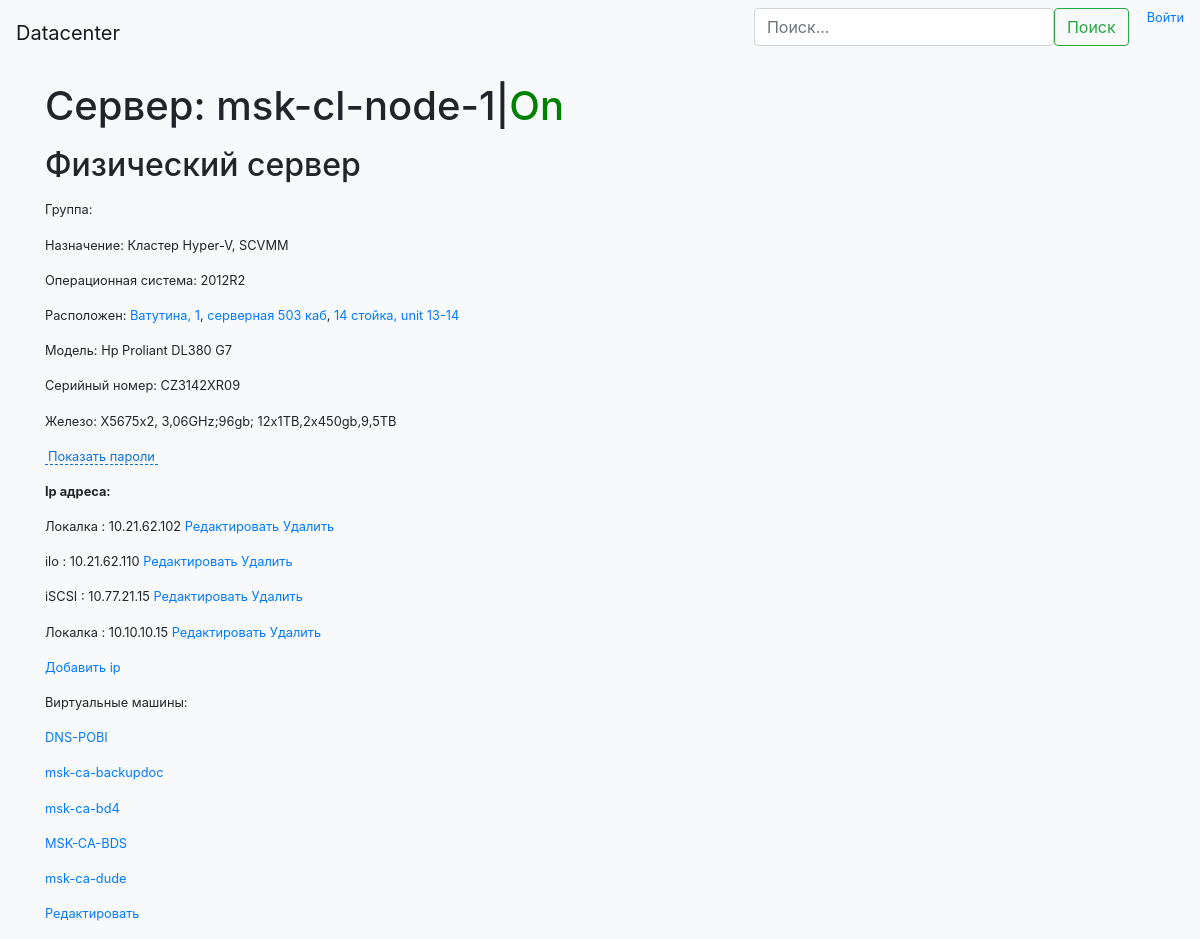
The page /server/46 on the database as committed earlier.
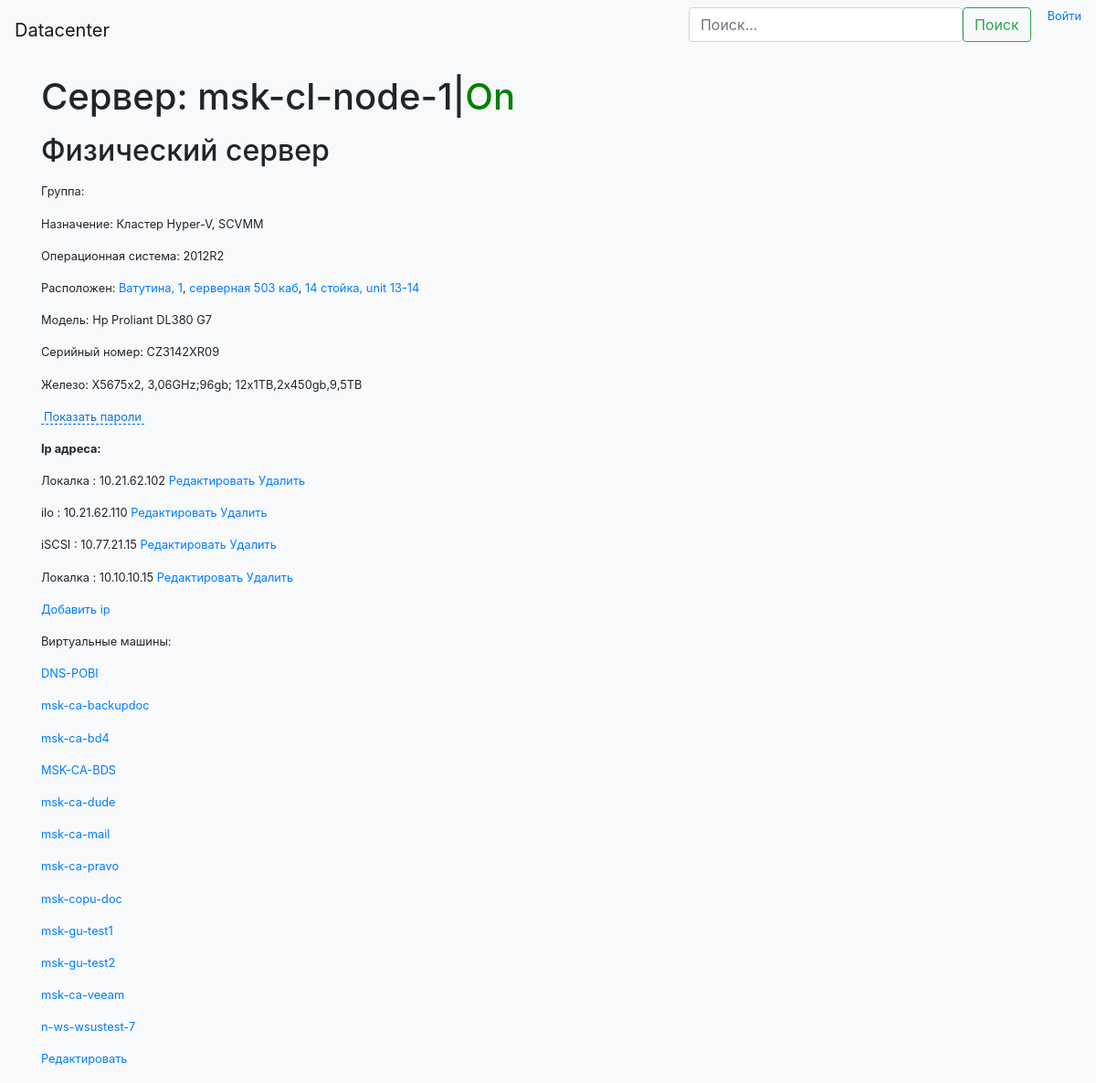
The same page on the database as committed later.
### server_list/models.py (models this page shows, shortened)
class Server(models.Model):
    locations = {0: "front", 1: "back", 2: "full"}
    hostname = models.CharField(max_length=50)
    model = models.CharField(max_length=50, blank=True)  # separate table?
    is_physical = models.BooleanField(default=True)
    host_machine = models.ForeignKey('self', on_delete=models.SET_DEFAULT, default=None, blank=True, null=True)
    is_on = models.BooleanField(default=True)
    os = models.CharField(max_length=50, blank=True)  # separate table?
    purpose = models.CharField(max_length=200, blank=True)
    description = models.CharField(max_length=500, blank=True)
    serial_num = models.CharField(max_length=100, blank=True)
    specs = models.CharField(max_length=200, blank=True)  # as field in separate table "model"?
    sensitive_data = models.CharField(max_length=200, blank=True)  # add encryption?
    segments = models.ManyToManyField(Segment, through='Ip')
    height = models.IntegerField(blank=True, null=True)
    unit = models.IntegerField(blank=True, null=True)
    location = models.IntegerField(blank=True, null=True)
    rack = models.ForeignKey(Rack, on_delete=models.SET_DEFAULT, default=None, blank=True, null=True)
    group = models.ForeignKey(ServerGroup, on_delete=models.SET_DEFAULT, default=None, blank=True, null=True)
    def __str__(self):
        return self.hostname
    def get_unit_string(self):
        return str(self.unit) if self.height == 1 else str(self.unit) + "-" + str(self.unit + self.height - 1)

class Territory(models.Model):
    name = models.CharField(max_length=50)
    address = models.CharField(max_length=200, blank=True)
    description = models.CharField(max_length=500, blank=True)

class Room(models.Model):
    name = models.CharField(max_length=50)
    description = models.CharField(max_length=500, blank=True)
    territory = models.ForeignKey(Territory, on_delete=models.SET_DEFAULT, default=None)

class Rack(models.Model):
    name = models.CharField(max_length=50)
    description = models.CharField(max_length=500, blank=True)
    room = models.ForeignKey(Room, on_delete=models.SET_DEFAULT, default=None)
    serial_number = models.CharField(max_length=100, blank=True)
    size = models.IntegerField(default=0)
    topdown = models.BooleanField(default=False)

class Segment(models.Model):
    name = models.CharField(max_length=50)
    description = models.CharField(max_length=200, blank=True)
    is_root_segment = models.BooleanField(default=False)
    parent_segment = models.ForeignKey('self', on_delete=models.SET_DEFAULT, default=None, blank=True, null=True)

class Ip(models.Model):
    mask_as_int = models.IntegerField()
    gateway_as_int = models.IntegerField()
    server = models.ForeignKey(Server, on_delete=models.CASCADE)
    segment = models.ForeignKey(Segment, on_delete=models.CASCADE)
    ip_as_string = models.CharField(max_length=20)

### server_list/views.py (the view)
# urls.py: url(r'^server/(?P<server_id>\d*)', views.server_view, name='server_view'),
def server_view(request, server_id):
    try:
        server = Server.objects.get(pk=server_id)
    except Server.DoesNotExist:
        raise Http404("No server found")
    ip_list = []
    for ip in server.ip_set.all():
        ip_list.append((ip.segment.name, ip.ip_as_string, ip.id))
    data_dict = {"server_id": server_id,
                 "model": server.model,
                 "hostname": server.hostname,
                 "power_state": server.is_on,
                 "os": server.os,
                 "purpose": server.purpose,
                 "ip_list": ip_list,
                 "serial_number": server.serial_num,
                 "specs": server.specs,
                 "root_ip_list": (server.ip_set.filter(segment__is_root_segment=True).distinct()),
                 "group": server.group,
                 }
    if server.is_physical:
        rack = server.rack
        room = rack.room
        territory = room.territory
        data_dict.update({"is_physical": True,
                          "unit": server.get_unit_string(),
                          "territory": territory,
                          "room": room,
                          "rack": rack,
                          "vm_list": server.server_set.all()})
    else:
        data_dict.update({"is_physical": False,
                          "host_machine": server.host_machine.hostname,
                          "host_machine_id": server.host_machine.id,
                          })
    return render(request, os.path.join('server_list', 'server_view.html'), {'server_dict': data_dict})

### server_list/templatetags/server_list_extras.py (called while the page is built)
@register.filter()
def get_dict_item(value, arg):
    value = value.get(arg)
    print("value", value)
    return value if value is not None else "none"

### server_list/templates/server_list/server_view.html (shortened to what this page needs)
{% extends 'server_list/navbar.html' %}
{% load server_list_extras %}
{% block content %}
<div class="container">
    <header>
        <h1><p>Сервер: {{ server_dict|get_dict_item:"hostname" }}{% if server_dict|get_dict_item:"power_state" %}|<font color="green">On</font>{% else %}<font color="red">Off</font>{%endif%}</p>
        </h1>
        <h2>
            {% if server_dict|get_dict_item:"is_physical" %}
            <p>Физический сервер</p>
            {%else%}
            <p>Виртуальная машина на <a href="{% url 'server_view' server_dict|get_dict_item:'host_machine_id' %}">{{server_dict|get_dict_item:"host_machine"}}</a></p>
            {%endif%}
        </h2>
    </header>
    {% with group=server_dict|get_dict_item:"group" %}
    {% if group %}
    <p>Группа: <a href="{%url 'list'%}?group={{group.id}}">{{group.name}}</a></p>
    {% endif %}
    {% endwith %}
    <p>Назначение: {{server_dict|get_dict_item:"purpose"}}</p>
    <p>Операционная система: {{server_dict|get_dict_item:"os"}}</p>
    {% if server_dict|get_dict_item:"is_physical" %}
    <p>Расположен: <a href="{% url 'territory_view' server_dict.territory.id %} ">{{server_dict.territory.name}}</a>,
        <a href="{% url 'room_view' server_dict.room.id %} ">{{server_dict.room.name}}</a>,
        <a href="{% url 'rack_view' server_dict.rack.id  %}">{{server_dict.rack.name}}, unit
            {{server_dict|get_dict_item:"unit"}}</a></p>
    {%endif%}
    {% if server_dict|get_dict_item:"is_physical" %}
    <p>Модель: {{server_dict|get_dict_item:"model"}}</p>
    <p>Серийный номер: {{server_dict|get_dict_item:"serial_number"}}</p>
    <p>Железо: {{server_dict|get_dict_item:"specs"}}</p>
    {% endif %}
    <p><a href="#" class="spoiler-trigger"><span>Показать пароли</span></a></p>
    <p><strong>Ip адреса:</strong></p>
    {% for ip in server_dict|get_dict_item:"ip_list"%}
    <p>{{ip.0}} : {{ip.1}} <a href="javascript:void(0);" onclick="open_window('{% url 'ip_edit' ip.2 %}', 'Edit ip');">Редактировать</a>
        <a href="javascript:void(0);" onclick="ajax_delete_ip({{ip.2}})">Удалить</a></p>
    {% endfor %}
    <p><a href="javascript:void(0);" onClick="open_window('{% url 'ip_new' server_dict.server_id %}', 'Добавить ip');">Добавить ip</a></p>
    {% if server_dict|get_dict_item:"vm_list" %}
    <p>Виртуальные машины:</p>
    {% endif %}
    {% for s in server_dict|get_dict_item:"vm_list"%}
    <p><a href="{% url 'server_view' s.id %}">{{s.hostname}}</a></p>
    {% endfor %}
    <p><a href="{% url 'server_edit' server_dict|get_dict_item:'server_id'%}">Редактировать</a></p>
</div>
{% endblock %}

### server_list/templates/server_list/navbar.html (shortened to what this page needs)
<!DOCTYPE html>
{% load staticfiles %}
<html lang="en">
<head>
    <link type="text/css" rel="stylesheet" href="{% static 'server_list/css/bootstrap.min.css' %}"
          media="screen,projection"/>
</head>
<body class="bg-light">
<nav class="nav navbar navbar-expand-lg navbar-light bg-light">
    <a class="navbar-brand" href="{% url 'list' %}">Datacenter</a>
    <div class="collapse navbar-collapse" id="navbarSupportedContent">
        <ul class="nav navbar-nav">
            <li class="nav-item">
                <form id="searchform" class="form-inline my-2 my-lg-0" method="POST" autocomplete="off"
                      action="{% url 'search'%}">
                    <div class="autocomplete" id="autocomplete" style="width:300px;">
                        <input class="form-control mr-sm-2" name="searchInput" type="search" placeholder="Поиск..."
                               id="myInput" style="width:100%">
                    </div>
                    <button class="btn btn-outline-success my-2 my-sm-0" type="submit">Поиск</button>
                </form>
            </li>
            <li>{% if user.is_authenticated %}<p class="navbar-text">{{user}} | <a href="{%url 'custom_logout'%}?next={{request.get_full_path}}" class="navbar-link">выйти</a></p>
                {% else %}<a href="{% url 'custom_login' %}?next={{request.get_full_path}}" class="navbar-link">Войти</a>
                {% endif %}
            </li>
        </ul>
    </div>
</nav>
<div class="container-fluid">
{% block content %}
{% endblock %}
</body>
</html>

### server_list/templates/server_list/js_jquery.html
{% load staticfiles %}{% static 'server_list/jquery-3.3.1.min.js' %}

Rows that differ between the two databases and show on the page:
added Server: hostname "msk-ca-mail"
added Server: hostname "msk-ca-pravo"
added Server: hostname "msk-copu-doc"
added Server: hostname "msk-gu-test1"
added Server: hostname "msk-gu-test2"
added Server: hostname "msk-ca-veeam"
added Server: hostname "n-ws-wsustest-7"
